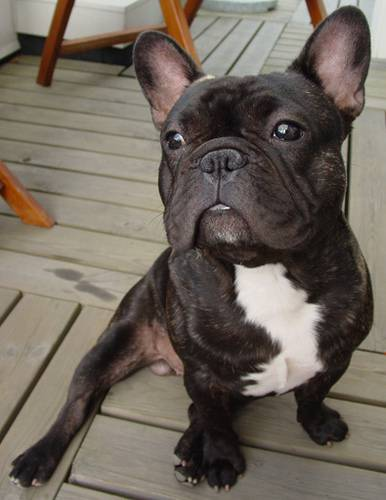
#> input picture dog-breed-identification/test/02804190c4ffc82b073d9f0036f66bc6.jpg, 386 x 500 px, found by its file name; its folder holds 4 pictures in this run
$ python preproccesing_images.py
#> lines starting #> are read from the running program, lines starting #| are printed output that depends on the picture
import os
import cv2
import sys


def get_minimum_image_sizes(images_path):
    minimum_axis_size = [sys.maxsize, sys.maxsize, sys.maxsize]
    for idx, image_name in enumerate(os.listdir(images_path)):
        print('idx:' + str(idx))
        raw_image = cv2.imread(os.path.join(images_path, image_name))
        for i in range(3):
            if raw_image.shape[i] < minimum_axis_size[i]:
                minimum_axis_size[i] = raw_image.shape[i]
    return minimum_axis_size


def resize_all_images(images_dir_path, output_dir_path, x_size, y_size):
#> called with images_dir_path = 'dog-breed-identification\\test', output_dir_path = 'dog-breed-identification\\test_resize', x_size = 250, y_size = 250
    for idx, image_name in enumerate(os.listdir(images_dir_path)):
        print('idx:' + str(idx))
        raw_image = cv2.imread(os.path.join(images_dir_path, image_name))
#> raw_image is the input picture: shape (500, 386, 3); mean B, G, R 92.1, 101.7, 110.6
        resize_img = cv2.resize(raw_image,(x_size,y_size))
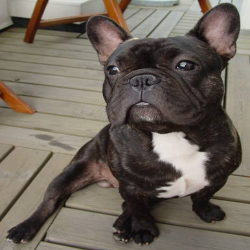
#> resize_img: shape (250, 250, 3); mean B, G, R 92, 101.7, 110.6
        cv2.imwrite(os.path.join(output_dir_path, image_name), resize_img)
#> pass 2 of the loop in resize_all_images, `for idx, image_name in enumerate(os.listdir(images_dir_path)):`:
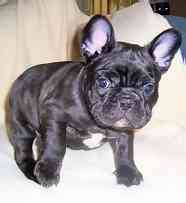
#> input picture dog-breed-identification/test/03700033c5426871aef41ec4b88ff8ec.jpg, 186 x 203 px, found by its file name
#> in resize_all_images, raw_image is the input picture: shape (203, 186, 3); mean B, G, R 158.8, 157.8, 165.4
#> in resize_all_images, `resize_img = cv2.resize(raw_image,(x_size,y_size))`:
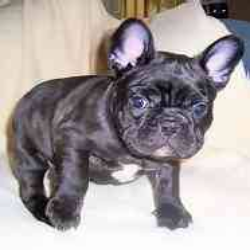
#> resize_img: shape (250, 250, 3); mean B, G, R 158.6, 157.7, 165.3
#> pass 3 of the loop in resize_all_images, `for idx, image_name in enumerate(os.listdir(images_dir_path)):`:
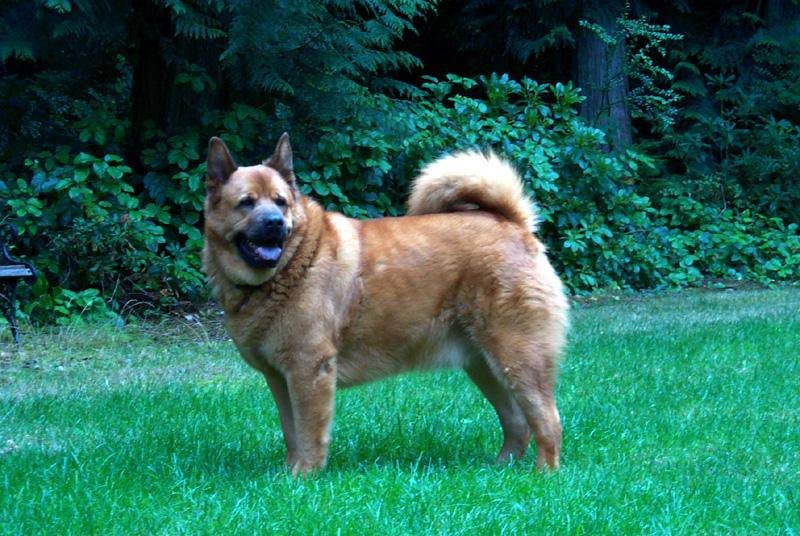
#> input picture dog-breed-identification/test/09e339bf702691a9f75b0d30cfca4314.jpg, 800 x 536 px, found by its file name
#> in resize_all_images, raw_image is the input picture: shape (536, 800, 3); mean B, G, R 86.9, 104.7, 41.4
#> in resize_all_images, `resize_img = cv2.resize(raw_image,(x_size,y_size))`:
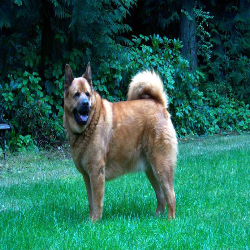
#> resize_img: shape (250, 250, 3); mean B, G, R 86.8, 104.6, 41.3
#> the loop made 4 passes; the first 3 are shown


# print(get_minimum_image_sizes(r"dog-breed-identification\train"))  # [102, 97, 3]
# print(get_minimum_image_sizes(r"dog-breed-identification\stam"))  # [143, 190, 3]
resize_all_images(r"dog-breed-identification\test", r"dog-breed-identification\test_resize", 250, 250)
